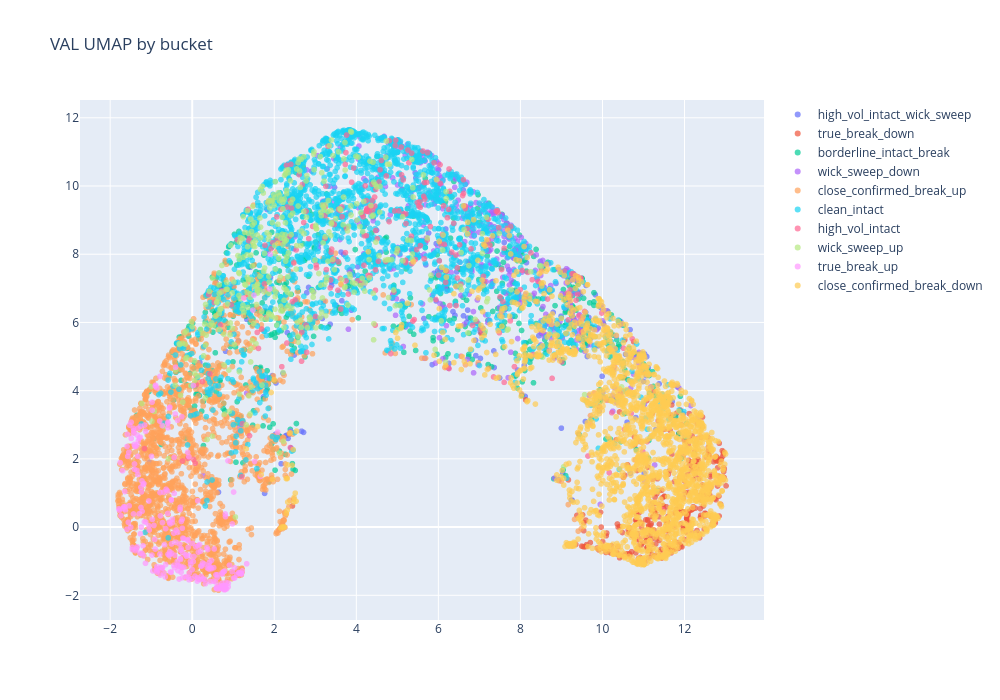

Notebook code cell kept with this figure:
### Code cell
if umap_view is not None:
    scatter_projection(umap_view, f"{SPLIT.upper()} UMAP by bucket", color_col="bucket")

### Figure 1 — Plotly figure (JSON) as saved in the notebook; plotly's stock layout.template omitted (floating-point values rounded to 4 significant figures; data arrays with more than 128 entries replaced by an {"elided": "..."} marker saying what was removed)
{"data": [{"customdata": {"elided": "225x7 mixed values"}, "hovertemplate": "idx=%{customdata[0]}<br>symbol=%{customdata[1]}<br>timestamp=%{customdata[2]}<br>label=%{customdata[3]} pred=%{customdata[4]}<br>bucket=%{customdata[5]}<br>confidence=%{customdata[6]:.4f}<extra></extra>", "marker": {"opacity": 0.7, "size": 6}, "mode": "markers", "name": "high_vol_intact_wick_sweep", "type": "scattergl", "x": {"elided": "225 float values"}, "y": {"elided": "225 float values"}}, {"customdata": {"elided": "364x7 mixed values"}, "hovertemplate": "idx=%{customdata[0]}<br>symbol=%{customdata[1]}<br>timestamp=%{customdata[2]}<br>label=%{customdata[3]} pred=%{customdata[4]}<br>bucket=%{customdata[5]}<br>confidence=%{customdata[6]:.4f}<extra></extra>", "marker": {"opacity": 0.7, "size": 6}, "mode": "markers", "name": "true_break_down", "type": "scattergl", "x": {"elided": "364 float values"}, "y": {"elided": "364 float values"}}, {"customdata": {"elided": "618x7 mixed values"}, "hovertemplate": "idx=%{customdata[0]}<br>symbol=%{customdata[1]}<br>timestamp=%{customdata[2]}<br>label=%{customdata[3]} pred=%{customdata[4]}<br>bucket=%{customdata[5]}<br>confidence=%{customdata[6]:.4f}<extra></extra>", "marker": {"opacity": 0.7, "size": 6}, "mode": "markers", "name": "borderline_intact_break", "type": "scattergl", "x": {"elided": "618 float values"}, "y": {"elided": "618 float values"}}, {"customdata": {"elided": "419x7 mixed values"}, "hovertemplate": "idx=%{customdata[0]}<br>symbol=%{customdata[1]}<br>timestamp=%{customdata[2]}<br>label=%{customdata[3]} pred=%{customdata[4]}<br>bucket=%{customdata[5]}<br>confidence=%{customdata[6]:.4f}<extra></extra>", "marker": {"opacity": 0.7, "size": 6}, "mode": "markers", "name": "wick_sweep_down", "type": "scattergl", "x": {"elided": "419 float values"}, "y": {"elided": "419 float values"}}, {"customdata": {"elided": "2021x7 mixed values"}, "hovertemplate": "idx=%{customdata[0]}<br>symbol=%{customdata[1]}<br>timestamp=%{customdata[2]}<br>label=%{customdata[3]} pred=%{customdata[4]}<br>bucket=%{customdata[5]}<br>confidence=%{customdata[6]:.4f}<extra></extra>", "marker": {"opacity": 0.7, "size": 6}, "mode": "markers", "name": "close_confirmed_break_up", "type": "scattergl", "x": {"elided": "2021 float values"}, "y": {"elided": "2021 float values"}}, {"customdata": {"elided": "2193x7 mixed values"}, "hovertemplate": "idx=%{customdata[0]}<br>symbol=%{customdata[1]}<br>timestamp=%{customdata[2]}<br>label=%{customdata[3]} pred=%{customdata[4]}<br>bucket=%{customdata[5]}<br>confidence=%{customdata[6]:.4f}<extra></extra>", "marker": {"opacity": 0.7, "size": 6}, "mode": "markers", "name": "clean_intact", "type": "scattergl", "x": {"elided": "2193 float values"}, "y": {"elided": "2193 float values"}}, {"customdata": {"elided": "282x7 mixed values"}, "hovertemplate": "idx=%{customdata[0]}<br>symbol=%{customdata[1]}<br>timestamp=%{customdata[2]}<br>label=%{customdata[3]} pred=%{customdata[4]}<br>bucket=%{customdata[5]}<br>confidence=%{customdata[6]:.4f}<extra></extra>", "marker": {"opacity": 0.7, "size": 6}, "mode": "markers", "name": "high_vol_intact", "type": "scattergl", "x": {"elided": "282 float values"}, "y": {"elided": "282 float values"}}, {"customdata": {"elided": "415x7 mixed values"}, "hovertemplate": "idx=%{customdata[0]}<br>symbol=%{customdata[1]}<br>timestamp=%{customdata[2]}<br>label=%{customdata[3]} pred=%{customdata[4]}<br>bucket=%{customdata[5]}<br>confidence=%{customdata[6]:.4f}<extra></extra>", "marker": {"opacity": 0.7, "size": 6}, "mode": "markers", "name": "wick_sweep_up", "type": "scattergl", "x": {"elided": "415 float values"}, "y": {"elided": "415 float values"}}, {"customdata": {"elided": "273x7 mixed values"}, "hovertemplate": "idx=%{customdata[0]}<br>symbol=%{customdata[1]}<br>timestamp=%{customdata[2]}<br>label=%{customdata[3]} pred=%{customdata[4]}<br>bucket=%{customdata[5]}<br>confidence=%{customdata[6]:.4f}<extra></extra>", "marker": {"opacity": 0.7, "size": 6}, "mode": "markers", "name": "true_break_up", "type": "scattergl", "x": {"elided": "273 float values"}, "y": {"elided": "273 float values"}}, {"customdata": {"elided": "2022x7 mixed values"}, "hovertemplate": "idx=%{customdata[0]}<br>symbol=%{customdata[1]}<br>timestamp=%{customdata[2]}<br>label=%{customdata[3]} pred=%{customdata[4]}<br>bucket=%{customdata[5]}<br>confidence=%{customdata[6]:.4f}<extra></extra>", "marker": {"opacity": 0.7, "size": 6}, "mode": "markers", "name": "close_confirmed_break_down", "type": "scattergl", "x": {"elided": "2022 float values"}, "y": {"elided": "2022 float values"}}], "layout": {"height": 700, "title": {"text": "VAL UMAP by bucket"}, "width": 1000}}
